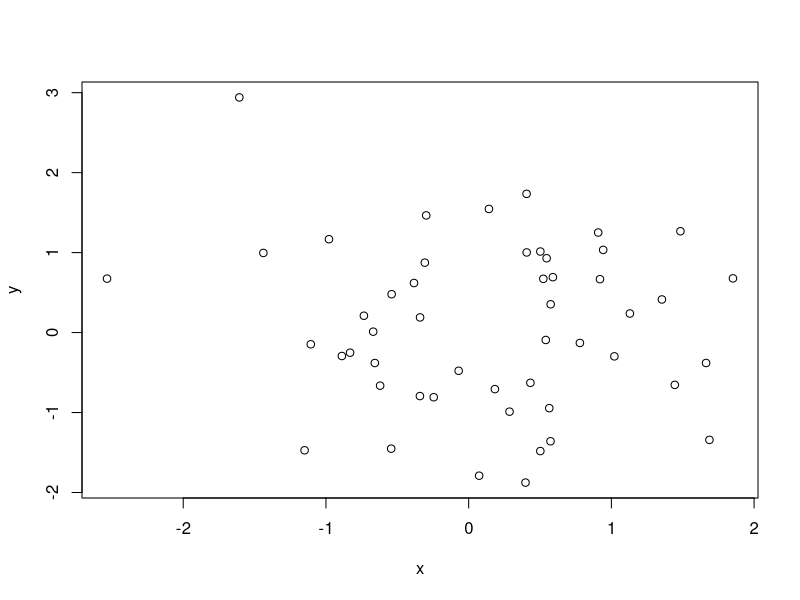

Write R code to recreate this figure.
## ---- chunk 1
x <- rnorm(50)
y <- rnorm(x)
plot(x, y)
## ---- chunk 2
ls()
rm(x, y)
## ---- chunk 3
x <- 1:20
w <- 1 + sqrt(x)/2
dummy <- data.frame(x = x, y = x + rnorm(x)*w)
## ---- chunk 4
fm <- lm(y ~ x, data = dummy)
summary(fm)
fm1 <- lm(y ~ x, data = dummy, weight = 1/w^2)
summary(fm1)
